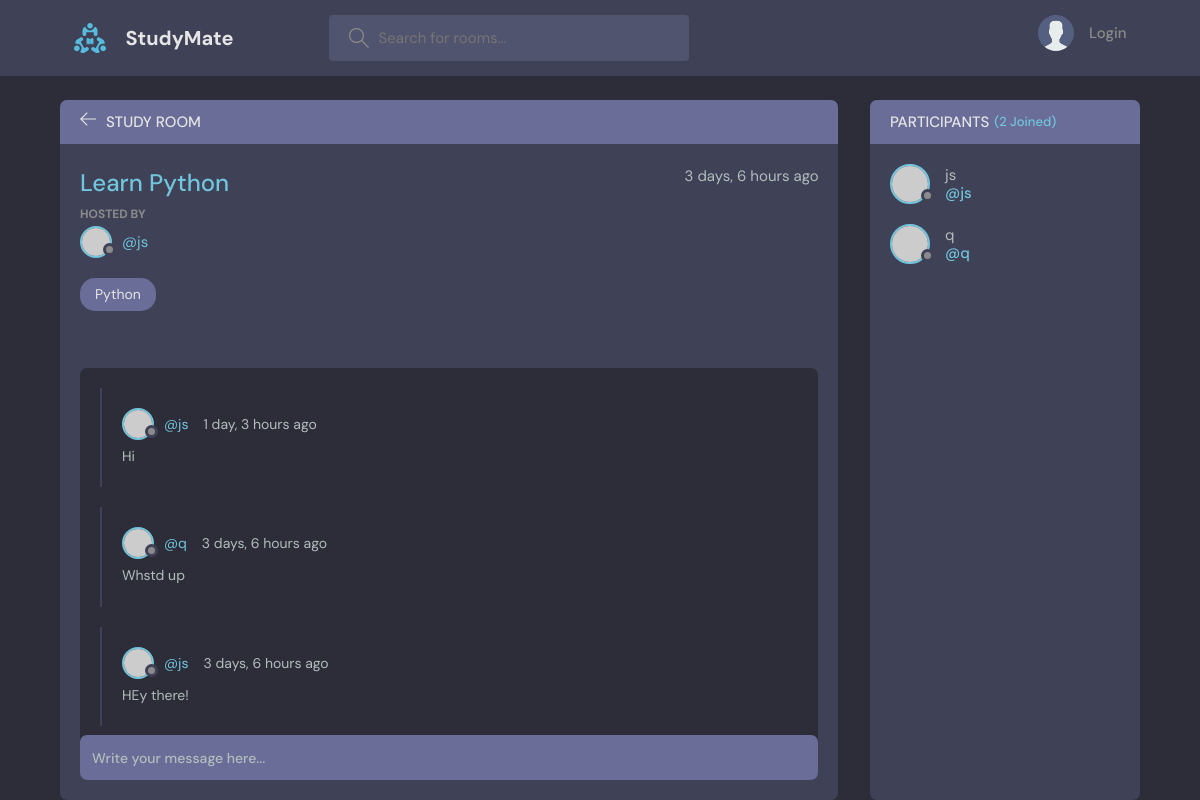
The app's page /room/1/, older data.
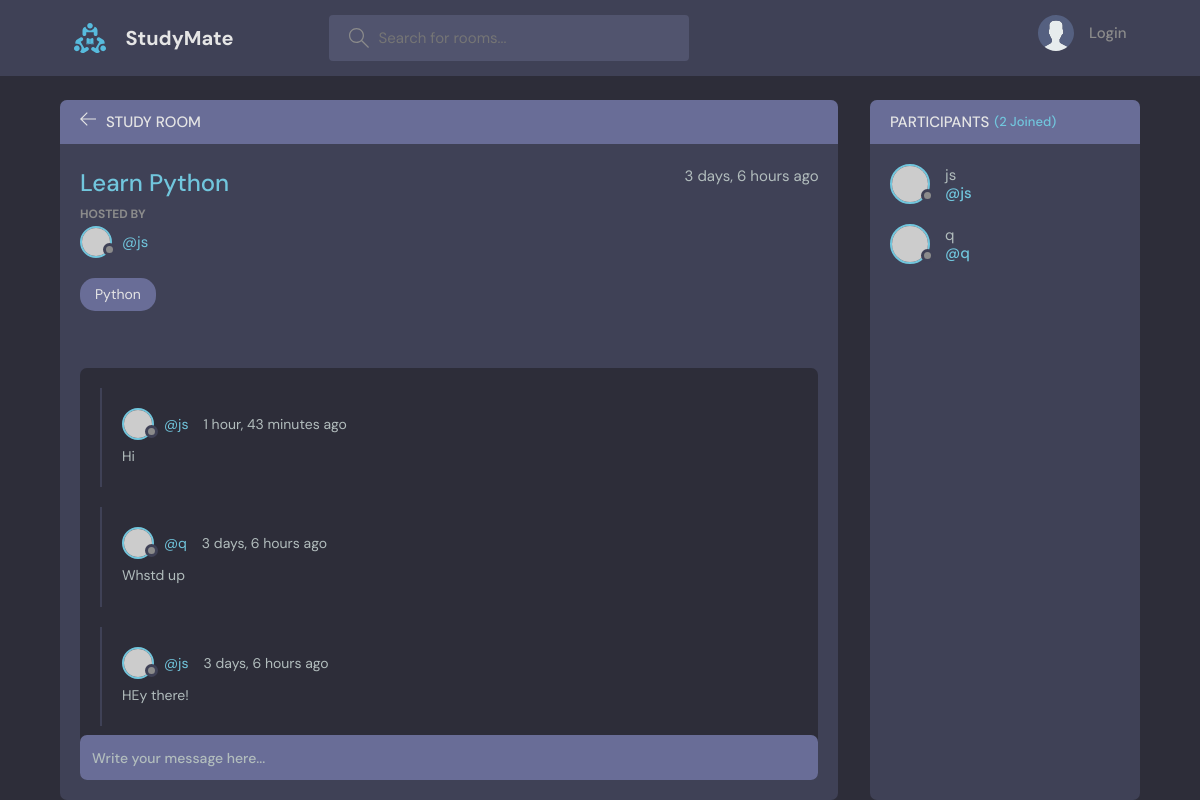
The same page, newer data.
### base/models.py (models this page shows, shortened)
class Message(models.Model):
    user = models.ForeignKey(User,on_delete=models.CASCADE)
    room = models.ForeignKey(Room,on_delete=models.CASCADE)
    body = models.TextField()
    updated = models.DateTimeField(auto_now=True)
    created = models.DateTimeField(auto_now_add=True)
    class Meta:
        ordering = ['-updated','-created']

### base/views.py (the view)
# urls.py: path('room/<int:pk>/',views.room,name='room'),
def room(request,pk):
    room = Room.objects.get(id=pk)
    room_messages = room.message_set.all()
    participants = room.participants.all()
    if request.method=='POST':
        message = Message.objects.create(
            user = request.user, room = room, body = request.POST.get('body')
        )
        room.participants.add(request.user)
        return redirect('room',pk=room.id)
    context = {"room":room,
               "room_messages":room_messages,
               "participants":participants,
               }
    return render(request,'base/room.html',context)

### base/models.py (called while the page is built)
    def __str__(self):
        return self.name

### templates/base/room.html (shortened to what this page needs)
{% extends "main.html" %}
{% block content %}
<main class="profile-page layout layout--2">
  <div class="container">
    <div class="room">
      <div class="room__top">
        <div class="room__topLeft">
          <a href="{% url 'home' %}">
            <svg version="1.1" xmlns="http://www.w3.org/2000/svg" width="32" height="32" viewBox="0 0 32 32">
              <title>arrow-left</title>
              <path
                d="M13.723 2.286l-13.723 13.714 13.719 13.714 1.616-1.611-10.96-10.96h27.625v-2.286h-27.625l10.965-10.965-1.616-1.607z">
              </path>
            </svg>
          </a>
          <h3>Study Room</h3>
        </div>
      </div>
      <div class="room__box scroll">
        <div class="room__header scroll">
          <div class="room__info">
            <h3>{{room.name}}</h3>
            <span>{{room.created|timesince}} ago</span>
          </div>
          <div class="room__hosted">
            <p>Hosted By</p>
            <a href="{% url 'profile' room.host.id %}" class="room__author">
              <div class="avatar avatar--small">
                <img src="https://randomuser.me/api/portraits/men/37.jpg" />
              </div>
              <span>@{{room.host.username}}</span>
            </a>
          </div>
          <span class="room__topics">{{room.topic}}</span>
        </div>
        <div class="room__conversation">
          <div class="threads scroll">
            {% for message in room_messages %}
            <div class="thread">
              <div class="thread__top">
                <div class="thread__author">
                  <a href="{% url 'profile' message.user.id %}" class="thread__authorInfo">
                    <div class="avatar avatar--small">
                      <img src="https://randomuser.me/api/portraits/men/37.jpg" />
                    </div>
                    <span>@{{message.user.username}}</span>
                  </a>
                  <span class="thread__date">{{message.created|timesince}} ago</span>
                </div>
              </div>
              <div class="thread__details">
                {{message.body}}
              </div>
            </div>
           {% endfor %}
          </div>
        </div>
      </div>
      <div class="room__message">
        <form action="" method="POST">
          <input name="body" type="text" placeholder="Write your message here..." />
        </form>
      </div>
    </div>
    <div class="participants">
      <h3 class="participants__top">Participants <span>({{participants.count}} Joined)</span></h3>
      <div class="participants__list scroll">
        {% for user in participants %}
        <a href="{% url 'profile' user.id %}" class="participant">
          <div class="avatar avatar--medium">
            <img src="https://randomuser.me/api/portraits/men/37.jpg" />
          </div>
          <p>
            {{ user.username }}
            <span>@{{ user.username }}</span>
          </p>
        </a>
        {% endfor %}
      </div>
    </div>
  </div>
</main>
{% endblock content %}

Row changes from the older to the newer data that the page shows:
removed Message: user.username "js", created "1 day, 3 hours", body "Hi"
added Message: user.username "js", created "1 hour, 43 minutes", body "Hi"
